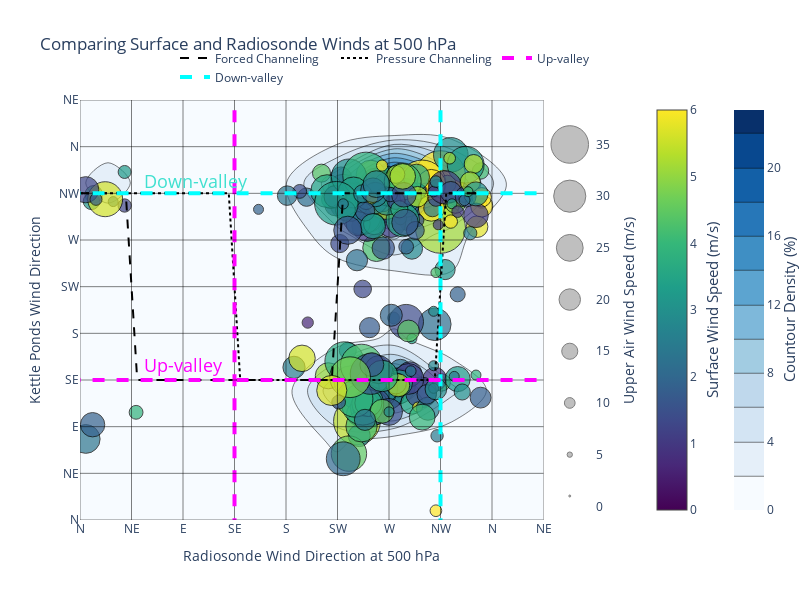
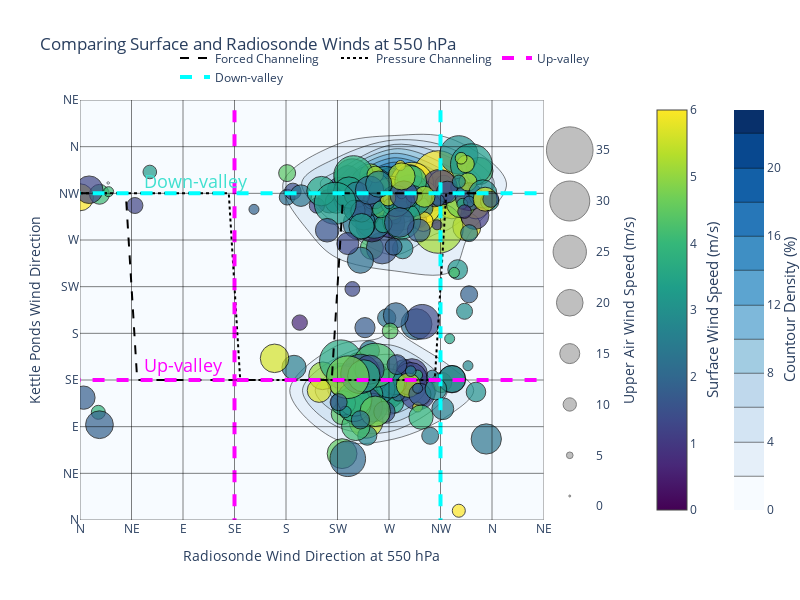
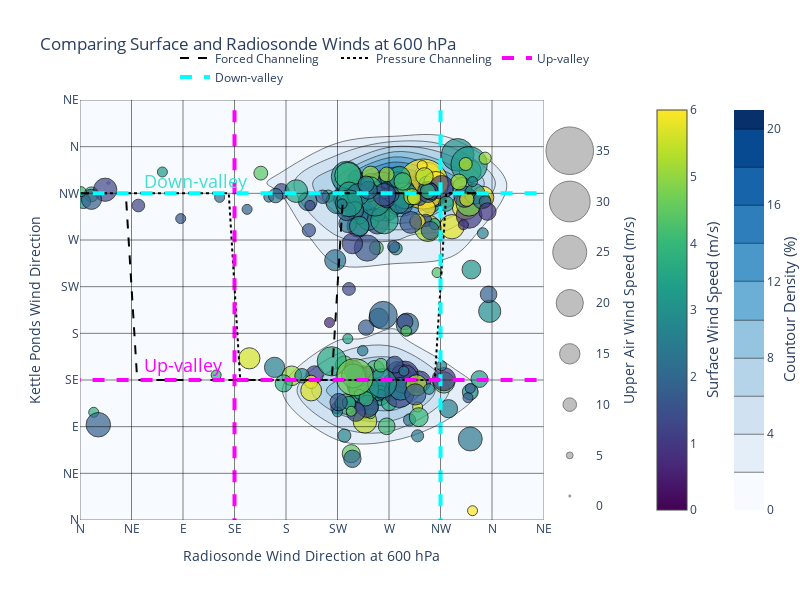

Notebook code cell kept with these figures, in order:
### Code cell
levels = [500, 550, 600]
dfs = [pres_500_23, pres_550_23, pres_600_23]
for level, df in zip(levels, dfs):
    fig = plot_surface_and_upper_air(df, f'{level} hPa', surf_dir='dir_10m_c', surf_spd='spd_10m_c',)
    fig.show()

### Figure 1 — Plotly figure (JSON) as saved in the notebook; plotly's stock layout.template omitted (floating-point values rounded to 4 significant figures; data arrays with more than 128 entries replaced by an {"elided": "..."} marker saying what was removed)
{"data": [{"colorbar": {"x": 1.25}, "colorscale": [[0, "rgb(8,48,107)"], [0.125, "rgb(8,81,156)"], [0.25, "rgb(33,113,181)"], [0.375, "rgb(66,146,198)"], [0.5, "rgb(107,174,214)"], [0.625, "rgb(158,202,225)"], [0.75, "rgb(198,219,239)"], [0.875, "rgb(222,235,247)"], [1, "rgb(247,251,255)"]], "histnorm": "percent", "hovertemplate": "Upper Wind Speed: %{marker.size:.2f} m/s<br>Surface Wind Speed: %{marker.color:.2f} m/s<extra></extra>", "ncontours": 20, "reversescale": true, "showscale": true, "type": "histogram2dcontour", "x": {"elided": "244 int values"}, "xaxis": "x", "y": {"elided": "244 float values"}, "yaxis": "y"}, {"hovertemplate": "Upper Wind Speed: %{marker.size:.2f} m/s<br>Surface Wind Speed: %{marker.color:.2f} m/s<extra></extra>", "marker": {"cmax": 6, "cmin": 0, "color": {"elided": "244 float values"}, "colorbar": {"x": 1.1}, "colorscale": [[0, "#440154"], [0.1111, "#482878"], [0.2222, "#3e4989"], [0.3333, "#31688e"], [0.4444, "#26828e"], [0.5556, "#1f9e89"], [0.6667, "#35b779"], [0.7778, "#6ece58"], [0.8889, "#b5de2b"], [1, "#fde725"]], "line": {"color": "black", "width": 1}, "opacity": 0.7, "size": {"elided": "244 float values"}, "sizemin": 5, "sizemode": "diameter", "sizeref": 0.932}, "mode": "markers", "name": "500 mb", "showlegend": false, "type": "scatter", "x": {"elided": "244 int values"}, "y": {"elided": "244 float values"}}, {"hovertemplate": "Upper Wind Speed: %{marker.size:.2f} m/s<br>Surface Wind Speed: %{marker.color:.2f} m/s<extra></extra>", "line": {"color": "black", "dash": "dash"}, "mode": "lines", "name": "Forced Channeling", "showlegend": true, "type": "scatter", "x": [0, 10, 20, 30, 40, 50, 60, 70, 80, 90, 100, 110, 120, 130, 140, 150, 160, 170, 180, 190, 200, 210, 220, 230, 240, 250, 260, 270, 280, 290, 300, 310, 320, 330, 340, 350], "y": [315, 315, 315, 315, 315, 135, 135, 135, 135, 135, 135, 135, 135, 135, 135, 135, 135, 135, 135, 135, 135, 135, 135, 315, 315, 315, 315, 315, 315, 315, 315, 315, 315, 315, 315, 315]}, {"hovertemplate": "Upper Wind Speed: %{marker.size:.2f} m/s<br>Surface Wind Speed: %{marker.color:.2f} m/s<extra></extra>", "line": {"color": "black", "dash": "dot"}, "mode": "lines", "name": "Pressure Channeling", "showlegend": true, "type": "scatter", "x": [0, 10, 20, 30, 40, 50, 60, 70, 80, 90, 100, 110, 120, 130, 140, 150, 160, 170, 180, 190, 200, 210, 220, 230, 240, 250, 260, 270, 280, 290, 300, 310, 320, 330, 340, 350], "y": [315, 315, 315, 315, 315, 315, 315, 315, 315, 315, 315, 315, 315, 315, 135, 135, 135, 135, 135, 135, 135, 135, 135, 135, 135, 135, 135, 135, 135, 135, 135, 135, 315, 315, 315, 315]}, {"hovertemplate": "Upper Wind Speed: %{marker.size:.2f} m/s<br>Surface Wind Speed: %{marker.color:.2f} m/s<extra></extra>", "marker": {"cmax": 6, "cmin": 0, "color": "grey", "line": {"color": "black", "width": 1}, "opacity": 0.5, "size": [1, 5, 10, 15, 20, 25, 30, 35], "sizemin": 1, "sizemode": "diameter", "sizeref": 0.932}, "mode": "markers", "showlegend": false, "type": "scatter", "x": [0, 0, 0, 0, 0, 0, 0, 0], "xaxis": "x2", "y": [1, 5, 10, 15, 20, 25, 30, 35], "yaxis": "y2"}], "layout": {"annotations": [{"font": {"size": 15}, "showarrow": false, "text": "Countour Density (%)", "textangle": -90, "x": 1.4, "xref": "paper", "y": 0.5, "yref": "paper"}, {"font": {"size": 15}, "showarrow": false, "text": "Surface Wind Speed (m/s)", "textangle": -90, "x": 1.25, "xref": "paper", "y": 0.5, "yref": "paper"}, {"font": {"color": "turquoise", "size": 18}, "showarrow": false, "text": "Down-valley", "textangle": 0, "x": 0.12, "xref": "paper", "y": 0.84, "yref": "paper"}, {"font": {"color": "magenta", "size": 18}, "showarrow": false, "text": "Up-valley", "textangle": 0, "x": 0.12, "xref": "paper", "y": 0.37, "yref": "paper"}], "height": 600, "legend": {"orientation": "h", "x": 1, "xanchor": "right", "y": 1.02, "yanchor": "bottom"}, "margin": {"r": 150}, "plot_bgcolor": "rgba(0,0,0,0)", "shapes": [{"line": {"color": "black", "width": 1}, "opacity": 0.5, "type": "line", "x0": 0, "x1": 0, "y0": -10, "y1": 420}, {"line": {"color": "black", "width": 1}, "opacity": 0.5, "type": "line", "x0": 45, "x1": 45, "y0": -10, "y1": 420}, {"line": {"color": "black", "width": 1}, "opacity": 0.5, "type": "line", "x0": 90, "x1": 90, "y0": -10, "y1": 420}, {"line": {"color": "black", "width": 1}, "opacity": 0.5, "type": "line", "x0": 135, "x1": 135, "y0": -10, "y1": 420}, {"line": {"color": "magenta", "dash": "dash", "width": 4}, "name": "Up-valley", "showlegend": true, "type": "line", "x0": 135, "x1": 135, "y0": -10, "y1": 420}, {"line": {"color": "black", "width": 1}, "opacity": 0.5, "type": "line", "x0": 180, "x1": 180, "y0": -10, "y1": 420}, {"line": {"color": "black", "width": 1}, "opacity": 0.5, "type": "line", "x0": 225, "x1": 225, "y0": -10, "y1": 420}, {"line": {"color": "black", "width": 1}, "opacity": 0.5, "type": "line", "x0": 270, "x1": 270, "y0": -10, "y1": 420}, {"line": {"color": "black", "width": 1}, "opacity": 0.5, "type": "line", "x0": 315, "x1": 315, "y0": -10, "y1": 420}, {"line": {"color": "cyan", "dash": "dash", "width": 4}, "name": "Down-valley", "showlegend": true, "type": "line", "x0": 315, "x1": 315, "y0": -10, "y1": 420}, {"line": {"color": "black", "width": 1}, "opacity": 0.5, "type": "line", "x0": 360, "x1": 360, "y0": -10, "y1": 420}, {"line": {"color": "black", "width": 1}, "opacity": 0.5, "type": "line", "x0": 405, "x1": 405, "y0": -10, "y1": 420}, {"line": {"color": "black", "width": 1}, "opacity": 0.5, "type": "line", "x0": -10, "x1": 420, "y0": 0, "y1": 0}, {"line": {"color": "black", "width": 1}, "opacity": 0.5, "type": "line", "x0": -10, "x1": 420, "y0": 45, "y1": 45}, {"line": {"color": "black", "width": 1}, "opacity": 0.5, "type": "line", "x0": -10, "x1": 420, "y0": 90, "y1": 90}, {"line": {"color": "black", "width": 1}, "opacity": 0.5, "type": "line", "x0": -10, "x1": 420, "y0": 135, "y1": 135}, {"line": {"color": "magenta", "dash": "dash", "width": 4}, "type": "line", "x0": -10, "x1": 420, "y0": 135, "y1": 135}, {"line": {"color": "black", "width": 1}, "opacity": 0.5, "type": "line", "x0": -10, "x1": 420, "y0": 180, "y1": 180}, {"line": {"color": "black", "width": 1}, "opacity": 0.5, "type": "line", "x0": -10, "x1": 420, "y0": 225, "y1": 225}, {"line": {"color": "black", "width": 1}, "opacity": 0.5, "type": "line", "x0": -10, "x1": 420, "y0": 270, "y1": 270}, {"line": {"color": "black", "width": 1}, "opacity": 0.5, "type": "line", "x0": -10, "x1": 420, "y0": 315, "y1": 315}, {"line": {"color": "cyan", "dash": "dash", "width": 4}, "type": "line", "x0": -10, "x1": 420, "y0": 315, "y1": 315}, {"line": {"color": "black", "width": 1}, "opacity": 0.5, "type": "line", "x0": -10, "x1": 420, "y0": 360, "y1": 360}, {"line": {"color": "black", "width": 1}, "opacity": 0.5, "type": "line", "x0": -10, "x1": 420, "y0": 405, "y1": 405}], "title": {"text": "Comparing Surface and Radiosonde Winds at 500 hPa"}, "width": 800, "xaxis": {"domain": [0, 0.9], "range": [0, 405], "showgrid": true, "ticktext": ["N", "NE", "E", "SE", "S", "SW", "W", "NW", "N", "NE"], "tickvals": [0, 45, 90, 135, 180, 225, 270, 315, 360, 405], "title": {"text": "Radiosonde Wind Direction at 500 hPa"}}, "xaxis2": {"domain": [0.902, 1], "visible": false}, "yaxis": {"range": [0, 405], "ticktext": ["N", "NE", "E", "SE", "S", "SW", "W", "NW", "N", "NE"], "tickvals": [0, 45, 90, 135, 180, 225, 270, 315, 360, 405], "title": {"text": "Kettle Ponds Wind Direction"}}, "yaxis2": {"anchor": "free", "overlaying": "y", "position": 1, "side": "right", "title": {"text": "Upper Air Wind Speed (m/s)"}}}}

### Figure 2 — Plotly figure (JSON) as saved in the notebook; plotly's stock layout.template omitted (floating-point values rounded to 4 significant figures; data arrays with more than 128 entries replaced by an {"elided": "..."} marker saying what was removed)
{"data": [{"colorbar": {"x": 1.25}, "colorscale": [[0, "rgb(8,48,107)"], [0.125, "rgb(8,81,156)"], [0.25, "rgb(33,113,181)"], [0.375, "rgb(66,146,198)"], [0.5, "rgb(107,174,214)"], [0.625, "rgb(158,202,225)"], [0.75, "rgb(198,219,239)"], [0.875, "rgb(222,235,247)"], [1, "rgb(247,251,255)"]], "histnorm": "percent", "hovertemplate": "Upper Wind Speed: %{marker.size:.2f} m/s<br>Surface Wind Speed: %{marker.color:.2f} m/s<extra></extra>", "ncontours": 20, "reversescale": true, "showscale": true, "type": "histogram2dcontour", "x": {"elided": "244 int values"}, "xaxis": "x", "y": {"elided": "244 float values"}, "yaxis": "y"}, {"hovertemplate": "Upper Wind Speed: %{marker.size:.2f} m/s<br>Surface Wind Speed: %{marker.color:.2f} m/s<extra></extra>", "marker": {"cmax": 6, "cmin": 0, "color": {"elided": "244 float values"}, "colorbar": {"x": 1.1}, "colorscale": [[0, "#440154"], [0.1111, "#482878"], [0.2222, "#3e4989"], [0.3333, "#31688e"], [0.4444, "#26828e"], [0.5556, "#1f9e89"], [0.6667, "#35b779"], [0.7778, "#6ece58"], [0.8889, "#b5de2b"], [1, "#fde725"]], "line": {"color": "black", "width": 1}, "opacity": 0.7, "size": {"elided": "244 float values"}, "sizemin": 5, "sizemode": "diameter", "sizeref": 0.75}, "mode": "markers", "name": "500 mb", "showlegend": false, "type": "scatter", "x": {"elided": "244 int values"}, "y": {"elided": "244 float values"}}, {"hovertemplate": "Upper Wind Speed: %{marker.size:.2f} m/s<br>Surface Wind Speed: %{marker.color:.2f} m/s<extra></extra>", "line": {"color": "black", "dash": "dash"}, "mode": "lines", "name": "Forced Channeling", "showlegend": true, "type": "scatter", "x": [0, 10, 20, 30, 40, 50, 60, 70, 80, 90, 100, 110, 120, 130, 140, 150, 160, 170, 180, 190, 200, 210, 220, 230, 240, 250, 260, 270, 280, 290, 300, 310, 320, 330, 340, 350], "y": [315, 315, 315, 315, 315, 135, 135, 135, 135, 135, 135, 135, 135, 135, 135, 135, 135, 135, 135, 135, 135, 135, 135, 315, 315, 315, 315, 315, 315, 315, 315, 315, 315, 315, 315, 315]}, {"hovertemplate": "Upper Wind Speed: %{marker.size:.2f} m/s<br>Surface Wind Speed: %{marker.color:.2f} m/s<extra></extra>", "line": {"color": "black", "dash": "dot"}, "mode": "lines", "name": "Pressure Channeling", "showlegend": true, "type": "scatter", "x": [0, 10, 20, 30, 40, 50, 60, 70, 80, 90, 100, 110, 120, 130, 140, 150, 160, 170, 180, 190, 200, 210, 220, 230, 240, 250, 260, 270, 280, 290, 300, 310, 320, 330, 340, 350], "y": [315, 315, 315, 315, 315, 315, 315, 315, 315, 315, 315, 315, 315, 315, 135, 135, 135, 135, 135, 135, 135, 135, 135, 135, 135, 135, 135, 135, 135, 135, 135, 135, 315, 315, 315, 315]}, {"hovertemplate": "Upper Wind Speed: %{marker.size:.2f} m/s<br>Surface Wind Speed: %{marker.color:.2f} m/s<extra></extra>", "marker": {"cmax": 6, "cmin": 0, "color": "grey", "line": {"color": "black", "width": 1}, "opacity": 0.5, "size": [1, 5, 10, 15, 20, 25, 30, 35], "sizemin": 1, "sizemode": "diameter", "sizeref": 0.75}, "mode": "markers", "showlegend": false, "type": "scatter", "x": [0, 0, 0, 0, 0, 0, 0, 0], "xaxis": "x2", "y": [1, 5, 10, 15, 20, 25, 30, 35], "yaxis": "y2"}], "layout": {"annotations": [{"font": {"size": 15}, "showarrow": false, "text": "Countour Density (%)", "textangle": -90, "x": 1.4, "xref": "paper", "y": 0.5, "yref": "paper"}, {"font": {"size": 15}, "showarrow": false, "text": "Surface Wind Speed (m/s)", "textangle": -90, "x": 1.25, "xref": "paper", "y": 0.5, "yref": "paper"}, {"font": {"color": "turquoise", "size": 18}, "showarrow": false, "text": "Down-valley", "textangle": 0, "x": 0.12, "xref": "paper", "y": 0.84, "yref": "paper"}, {"font": {"color": "magenta", "size": 18}, "showarrow": false, "text": "Up-valley", "textangle": 0, "x": 0.12, "xref": "paper", "y": 0.37, "yref": "paper"}], "height": 600, "legend": {"orientation": "h", "x": 1, "xanchor": "right", "y": 1.02, "yanchor": "bottom"}, "margin": {"r": 150}, "plot_bgcolor": "rgba(0,0,0,0)", "shapes": [{"line": {"color": "black", "width": 1}, "opacity": 0.5, "type": "line", "x0": 0, "x1": 0, "y0": -10, "y1": 420}, {"line": {"color": "black", "width": 1}, "opacity": 0.5, "type": "line", "x0": 45, "x1": 45, "y0": -10, "y1": 420}, {"line": {"color": "black", "width": 1}, "opacity": 0.5, "type": "line", "x0": 90, "x1": 90, "y0": -10, "y1": 420}, {"line": {"color": "black", "width": 1}, "opacity": 0.5, "type": "line", "x0": 135, "x1": 135, "y0": -10, "y1": 420}, {"line": {"color": "magenta", "dash": "dash", "width": 4}, "name": "Up-valley", "showlegend": true, "type": "line", "x0": 135, "x1": 135, "y0": -10, "y1": 420}, {"line": {"color": "black", "width": 1}, "opacity": 0.5, "type": "line", "x0": 180, "x1": 180, "y0": -10, "y1": 420}, {"line": {"color": "black", "width": 1}, "opacity": 0.5, "type": "line", "x0": 225, "x1": 225, "y0": -10, "y1": 420}, {"line": {"color": "black", "width": 1}, "opacity": 0.5, "type": "line", "x0": 270, "x1": 270, "y0": -10, "y1": 420}, {"line": {"color": "black", "width": 1}, "opacity": 0.5, "type": "line", "x0": 315, "x1": 315, "y0": -10, "y1": 420}, {"line": {"color": "cyan", "dash": "dash", "width": 4}, "name": "Down-valley", "showlegend": true, "type": "line", "x0": 315, "x1": 315, "y0": -10, "y1": 420}, {"line": {"color": "black", "width": 1}, "opacity": 0.5, "type": "line", "x0": 360, "x1": 360, "y0": -10, "y1": 420}, {"line": {"color": "black", "width": 1}, "opacity": 0.5, "type": "line", "x0": 405, "x1": 405, "y0": -10, "y1": 420}, {"line": {"color": "black", "width": 1}, "opacity": 0.5, "type": "line", "x0": -10, "x1": 420, "y0": 0, "y1": 0}, {"line": {"color": "black", "width": 1}, "opacity": 0.5, "type": "line", "x0": -10, "x1": 420, "y0": 45, "y1": 45}, {"line": {"color": "black", "width": 1}, "opacity": 0.5, "type": "line", "x0": -10, "x1": 420, "y0": 90, "y1": 90}, {"line": {"color": "black", "width": 1}, "opacity": 0.5, "type": "line", "x0": -10, "x1": 420, "y0": 135, "y1": 135}, {"line": {"color": "magenta", "dash": "dash", "width": 4}, "type": "line", "x0": -10, "x1": 420, "y0": 135, "y1": 135}, {"line": {"color": "black", "width": 1}, "opacity": 0.5, "type": "line", "x0": -10, "x1": 420, "y0": 180, "y1": 180}, {"line": {"color": "black", "width": 1}, "opacity": 0.5, "type": "line", "x0": -10, "x1": 420, "y0": 225, "y1": 225}, {"line": {"color": "black", "width": 1}, "opacity": 0.5, "type": "line", "x0": -10, "x1": 420, "y0": 270, "y1": 270}, {"line": {"color": "black", "width": 1}, "opacity": 0.5, "type": "line", "x0": -10, "x1": 420, "y0": 315, "y1": 315}, {"line": {"color": "cyan", "dash": "dash", "width": 4}, "type": "line", "x0": -10, "x1": 420, "y0": 315, "y1": 315}, {"line": {"color": "black", "width": 1}, "opacity": 0.5, "type": "line", "x0": -10, "x1": 420, "y0": 360, "y1": 360}, {"line": {"color": "black", "width": 1}, "opacity": 0.5, "type": "line", "x0": -10, "x1": 420, "y0": 405, "y1": 405}], "title": {"text": "Comparing Surface and Radiosonde Winds at 550 hPa"}, "width": 800, "xaxis": {"domain": [0, 0.9], "range": [0, 405], "showgrid": true, "ticktext": ["N", "NE", "E", "SE", "S", "SW", "W", "NW", "N", "NE"], "tickvals": [0, 45, 90, 135, 180, 225, 270, 315, 360, 405], "title": {"text": "Radiosonde Wind Direction at 550 hPa"}}, "xaxis2": {"domain": [0.902, 1], "visible": false}, "yaxis": {"range": [0, 405], "ticktext": ["N", "NE", "E", "SE", "S", "SW", "W", "NW", "N", "NE"], "tickvals": [0, 45, 90, 135, 180, 225, 270, 315, 360, 405], "title": {"text": "Kettle Ponds Wind Direction"}}, "yaxis2": {"anchor": "free", "overlaying": "y", "position": 1, "side": "right", "title": {"text": "Upper Air Wind Speed (m/s)"}}}}

### Figure 3 — Plotly figure (JSON) as saved in the notebook; plotly's stock layout.template omitted (floating-point values rounded to 4 significant figures; data arrays with more than 128 entries replaced by an {"elided": "..."} marker saying what was removed)
{"data": [{"colorbar": {"x": 1.25}, "colorscale": [[0, "rgb(8,48,107)"], [0.125, "rgb(8,81,156)"], [0.25, "rgb(33,113,181)"], [0.375, "rgb(66,146,198)"], [0.5, "rgb(107,174,214)"], [0.625, "rgb(158,202,225)"], [0.75, "rgb(198,219,239)"], [0.875, "rgb(222,235,247)"], [1, "rgb(247,251,255)"]], "histnorm": "percent", "hovertemplate": "Upper Wind Speed: %{marker.size:.2f} m/s<br>Surface Wind Speed: %{marker.color:.2f} m/s<extra></extra>", "ncontours": 20, "reversescale": true, "showscale": true, "type": "histogram2dcontour", "x": {"elided": "244 int values"}, "xaxis": "x", "y": {"elided": "244 float values"}, "yaxis": "y"}, {"hovertemplate": "Upper Wind Speed: %{marker.size:.2f} m/s<br>Surface Wind Speed: %{marker.color:.2f} m/s<extra></extra>", "marker": {"cmax": 6, "cmin": 0, "color": {"elided": "244 float values"}, "colorbar": {"x": 1.1}, "colorscale": [[0, "#440154"], [0.1111, "#482878"], [0.2222, "#3e4989"], [0.3333, "#31688e"], [0.4444, "#26828e"], [0.5556, "#1f9e89"], [0.6667, "#35b779"], [0.7778, "#6ece58"], [0.8889, "#b5de2b"], [1, "#fde725"]], "line": {"color": "black", "width": 1}, "opacity": 0.7, "size": {"elided": "244 float values"}, "sizemin": 5, "sizemode": "diameter", "sizeref": 0.736}, "mode": "markers", "name": "500 mb", "showlegend": false, "type": "scatter", "x": {"elided": "244 int values"}, "y": {"elided": "244 float values"}}, {"hovertemplate": "Upper Wind Speed: %{marker.size:.2f} m/s<br>Surface Wind Speed: %{marker.color:.2f} m/s<extra></extra>", "line": {"color": "black", "dash": "dash"}, "mode": "lines", "name": "Forced Channeling", "showlegend": true, "type": "scatter", "x": [0, 10, 20, 30, 40, 50, 60, 70, 80, 90, 100, 110, 120, 130, 140, 150, 160, 170, 180, 190, 200, 210, 220, 230, 240, 250, 260, 270, 280, 290, 300, 310, 320, 330, 340, 350], "y": [315, 315, 315, 315, 315, 135, 135, 135, 135, 135, 135, 135, 135, 135, 135, 135, 135, 135, 135, 135, 135, 135, 135, 315, 315, 315, 315, 315, 315, 315, 315, 315, 315, 315, 315, 315]}, {"hovertemplate": "Upper Wind Speed: %{marker.size:.2f} m/s<br>Surface Wind Speed: %{marker.color:.2f} m/s<extra></extra>", "line": {"color": "black", "dash": "dot"}, "mode": "lines", "name": "Pressure Channeling", "showlegend": true, "type": "scatter", "x": [0, 10, 20, 30, 40, 50, 60, 70, 80, 90, 100, 110, 120, 130, 140, 150, 160, 170, 180, 190, 200, 210, 220, 230, 240, 250, 260, 270, 280, 290, 300, 310, 320, 330, 340, 350], "y": [315, 315, 315, 315, 315, 315, 315, 315, 315, 315, 315, 315, 315, 315, 135, 135, 135, 135, 135, 135, 135, 135, 135, 135, 135, 135, 135, 135, 135, 135, 135, 135, 315, 315, 315, 315]}, {"hovertemplate": "Upper Wind Speed: %{marker.size:.2f} m/s<br>Surface Wind Speed: %{marker.color:.2f} m/s<extra></extra>", "marker": {"cmax": 6, "cmin": 0, "color": "grey", "line": {"color": "black", "width": 1}, "opacity": 0.5, "size": [1, 5, 10, 15, 20, 25, 30, 35], "sizemin": 1, "sizemode": "diameter", "sizeref": 0.736}, "mode": "markers", "showlegend": false, "type": "scatter", "x": [0, 0, 0, 0, 0, 0, 0, 0], "xaxis": "x2", "y": [1, 5, 10, 15, 20, 25, 30, 35], "yaxis": "y2"}], "layout": {"annotations": [{"font": {"size": 15}, "showarrow": false, "text": "Countour Density (%)", "textangle": -90, "x": 1.4, "xref": "paper", "y": 0.5, "yref": "paper"}, {"font": {"size": 15}, "showarrow": false, "text": "Surface Wind Speed (m/s)", "textangle": -90, "x": 1.25, "xref": "paper", "y": 0.5, "yref": "paper"}, {"font": {"color": "turquoise", "size": 18}, "showarrow": false, "text": "Down-valley", "textangle": 0, "x": 0.12, "xref": "paper", "y": 0.84, "yref": "paper"}, {"font": {"color": "magenta", "size": 18}, "showarrow": false, "text": "Up-valley", "textangle": 0, "x": 0.12, "xref": "paper", "y": 0.37, "yref": "paper"}], "height": 600, "legend": {"orientation": "h", "x": 1, "xanchor": "right", "y": 1.02, "yanchor": "bottom"}, "margin": {"r": 150}, "plot_bgcolor": "rgba(0,0,0,0)", "shapes": [{"line": {"color": "black", "width": 1}, "opacity": 0.5, "type": "line", "x0": 0, "x1": 0, "y0": -10, "y1": 420}, {"line": {"color": "black", "width": 1}, "opacity": 0.5, "type": "line", "x0": 45, "x1": 45, "y0": -10, "y1": 420}, {"line": {"color": "black", "width": 1}, "opacity": 0.5, "type": "line", "x0": 90, "x1": 90, "y0": -10, "y1": 420}, {"line": {"color": "black", "width": 1}, "opacity": 0.5, "type": "line", "x0": 135, "x1": 135, "y0": -10, "y1": 420}, {"line": {"color": "magenta", "dash": "dash", "width": 4}, "name": "Up-valley", "showlegend": true, "type": "line", "x0": 135, "x1": 135, "y0": -10, "y1": 420}, {"line": {"color": "black", "width": 1}, "opacity": 0.5, "type": "line", "x0": 180, "x1": 180, "y0": -10, "y1": 420}, {"line": {"color": "black", "width": 1}, "opacity": 0.5, "type": "line", "x0": 225, "x1": 225, "y0": -10, "y1": 420}, {"line": {"color": "black", "width": 1}, "opacity": 0.5, "type": "line", "x0": 270, "x1": 270, "y0": -10, "y1": 420}, {"line": {"color": "black", "width": 1}, "opacity": 0.5, "type": "line", "x0": 315, "x1": 315, "y0": -10, "y1": 420}, {"line": {"color": "cyan", "dash": "dash", "width": 4}, "name": "Down-valley", "showlegend": true, "type": "line", "x0": 315, "x1": 315, "y0": -10, "y1": 420}, {"line": {"color": "black", "width": 1}, "opacity": 0.5, "type": "line", "x0": 360, "x1": 360, "y0": -10, "y1": 420}, {"line": {"color": "black", "width": 1}, "opacity": 0.5, "type": "line", "x0": 405, "x1": 405, "y0": -10, "y1": 420}, {"line": {"color": "black", "width": 1}, "opacity": 0.5, "type": "line", "x0": -10, "x1": 420, "y0": 0, "y1": 0}, {"line": {"color": "black", "width": 1}, "opacity": 0.5, "type": "line", "x0": -10, "x1": 420, "y0": 45, "y1": 45}, {"line": {"color": "black", "width": 1}, "opacity": 0.5, "type": "line", "x0": -10, "x1": 420, "y0": 90, "y1": 90}, {"line": {"color": "black", "width": 1}, "opacity": 0.5, "type": "line", "x0": -10, "x1": 420, "y0": 135, "y1": 135}, {"line": {"color": "magenta", "dash": "dash", "width": 4}, "type": "line", "x0": -10, "x1": 420, "y0": 135, "y1": 135}, {"line": {"color": "black", "width": 1}, "opacity": 0.5, "type": "line", "x0": -10, "x1": 420, "y0": 180, "y1": 180}, {"line": {"color": "black", "width": 1}, "opacity": 0.5, "type": "line", "x0": -10, "x1": 420, "y0": 225, "y1": 225}, {"line": {"color": "black", "width": 1}, "opacity": 0.5, "type": "line", "x0": -10, "x1": 420, "y0": 270, "y1": 270}, {"line": {"color": "black", "width": 1}, "opacity": 0.5, "type": "line", "x0": -10, "x1": 420, "y0": 315, "y1": 315}, {"line": {"color": "cyan", "dash": "dash", "width": 4}, "type": "line", "x0": -10, "x1": 420, "y0": 315, "y1": 315}, {"line": {"color": "black", "width": 1}, "opacity": 0.5, "type": "line", "x0": -10, "x1": 420, "y0": 360, "y1": 360}, {"line": {"color": "black", "width": 1}, "opacity": 0.5, "type": "line", "x0": -10, "x1": 420, "y0": 405, "y1": 405}], "title": {"text": "Comparing Surface and Radiosonde Winds at 600 hPa"}, "width": 800, "xaxis": {"domain": [0, 0.9], "range": [0, 405], "showgrid": true, "ticktext": ["N", "NE", "E", "SE", "S", "SW", "W", "NW", "N", "NE"], "tickvals": [0, 45, 90, 135, 180, 225, 270, 315, 360, 405], "title": {"text": "Radiosonde Wind Direction at 600 hPa"}}, "xaxis2": {"domain": [0.902, 1], "visible": false}, "yaxis": {"range": [0, 405], "ticktext": ["N", "NE", "E", "SE", "S", "SW", "W", "NW", "N", "NE"], "tickvals": [0, 45, 90, 135, 180, 225, 270, 315, 360, 405], "title": {"text": "Kettle Ponds Wind Direction"}}, "yaxis2": {"anchor": "free", "overlaying": "y", "position": 1, "side": "right", "title": {"text": "Upper Air Wind Speed (m/s)"}}}}
